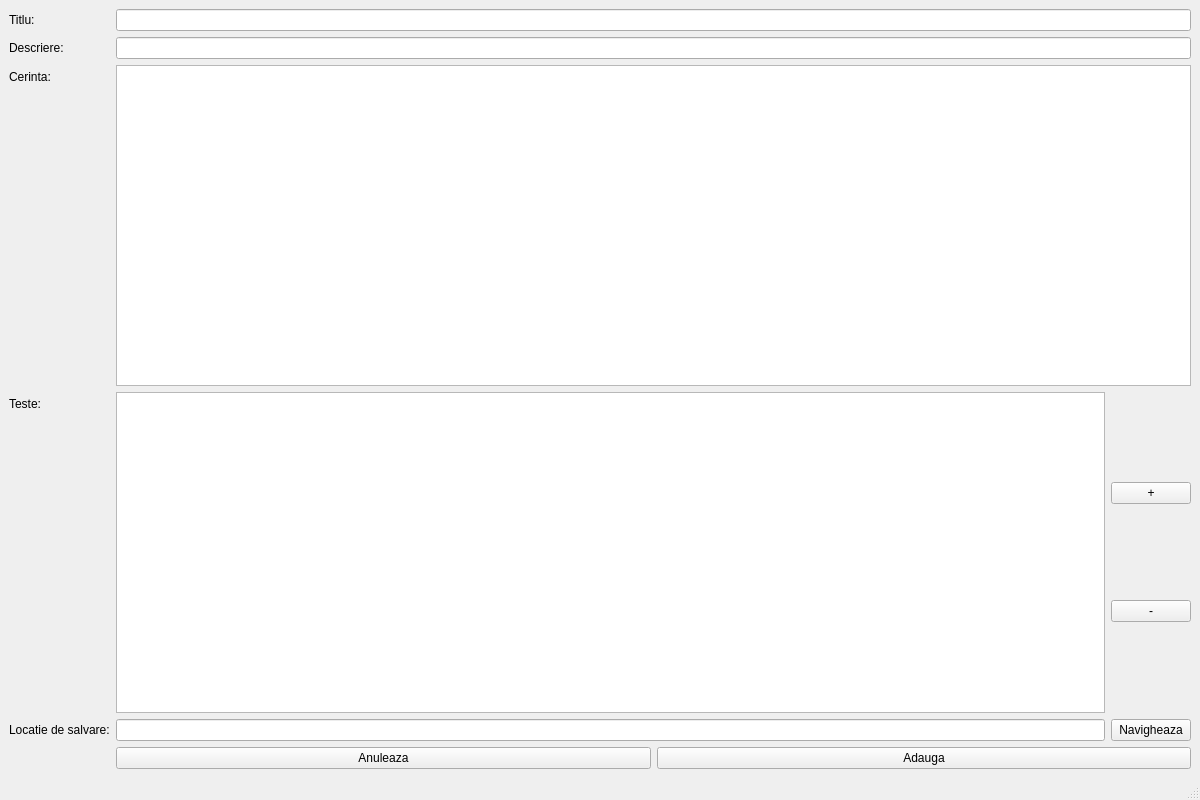
<?xml version="1.0" encoding="UTF-8"?>
<ui version="4.0">
 <class>MainWindow</class>
 <widget class="QMainWindow" name="MainWindow">
  <property name="geometry">
   <rect>
    <x>0</x>
    <y>0</y>
    <width>1200</width>
    <height>800</height>
   </rect>
  </property>
  <property name="windowTitle">
   <string>Creator de probleme</string>
  </property>
  <widget class="QWidget" name="centralwidget">
   <layout class="QFormLayout" name="formLayout">
    <item row="0" column="0">
     <widget class="QLabel" name="titleLabel">
      <property name="text">
       <string>Titlu:</string>
      </property>
     </widget>
    </item>
    <item row="0" column="1">
     <widget class="QLineEdit" name="titleLineEdit"/>
    </item>
    <item row="1" column="0">
     <widget class="QLabel" name="descriptionLabel">
      <property name="text">
       <string>Descriere:</string>
      </property>
     </widget>
    </item>
    <item row="1" column="1">
     <widget class="QLineEdit" name="descriptionLineEdit"/>
    </item>
    <item row="2" column="0">
     <widget class="QLabel" name="statementLabel">
      <property name="text">
       <string>Cerinta:</string>
      </property>
     </widget>
    </item>
    <item row="2" column="1">
     <widget class="QPlainTextEdit" name="plainTextEdit"/>
    </item>
    <item row="3" column="0">
     <widget class="QLabel" name="testsListLabel">
      <property name="text">
       <string>Teste:</string>
      </property>
      <property name="alignment">
       <set>Qt::AlignLeading|Qt::AlignLeft|Qt::AlignVCenter</set>
      </property>
     </widget>
    </item>
    <item row="3" column="1">
     <layout class="QHBoxLayout" name="testsListLayout">
      <item>
       <widget class="QListWidget" name="testsList"/>
      </item>
      <item>
       <layout class="QVBoxLayout" name="testsListButtons">
        <item>
         <widget class="QPushButton" name="addTestButton">
          <property name="text">
           <string>+</string>
          </property>
         </widget>
        </item>
        <item>
         <widget class="QPushButton" name="removeTestButton">
          <property name="text">
           <string>-</string>
          </property>
         </widget>
        </item>
       </layout>
      </item>
     </layout>
    </item>
    <item row="4" column="0">
     <widget class="QLabel" name="pathLabel">
      <property name="text">
       <string>Locatie de salvare:</string>
      </property>
     </widget>
    </item>
    <item row="4" column="1">
     <layout class="QHBoxLayout" name="pathLayout">
      <item>
       <widget class="QLineEdit" name="pathLineEdit"/>
      </item>
      <item>
       <widget class="QPushButton" name="browseButton">
        <property name="text">
         <string>Navigheaza</string>
        </property>
       </widget>
      </item>
     </layout>
    </item>
    <item row="5" column="1">
     <layout class="QHBoxLayout" name="finalButtonsLayout">
      <property name="sizeConstraint">
       <enum>QLayout::SetFixedSize</enum>
      </property>
      <property name="topMargin">
       <number>0</number>
      </property>
      <item>
       <widget class="QPushButton" name="cancelButton">
        <property name="text">
         <string>Anuleaza</string>
        </property>
       </widget>
      </item>
      <item>
       <widget class="QPushButton" name="addButton">
        <property name="text">
         <string>Adauga</string>
        </property>
       </widget>
      </item>
     </layout>
    </item>
   </layout>
  </widget>
  <widget class="QStatusBar" name="statusbar"/>
 </widget>
 <resources/>
 <connections/>
</ui>
